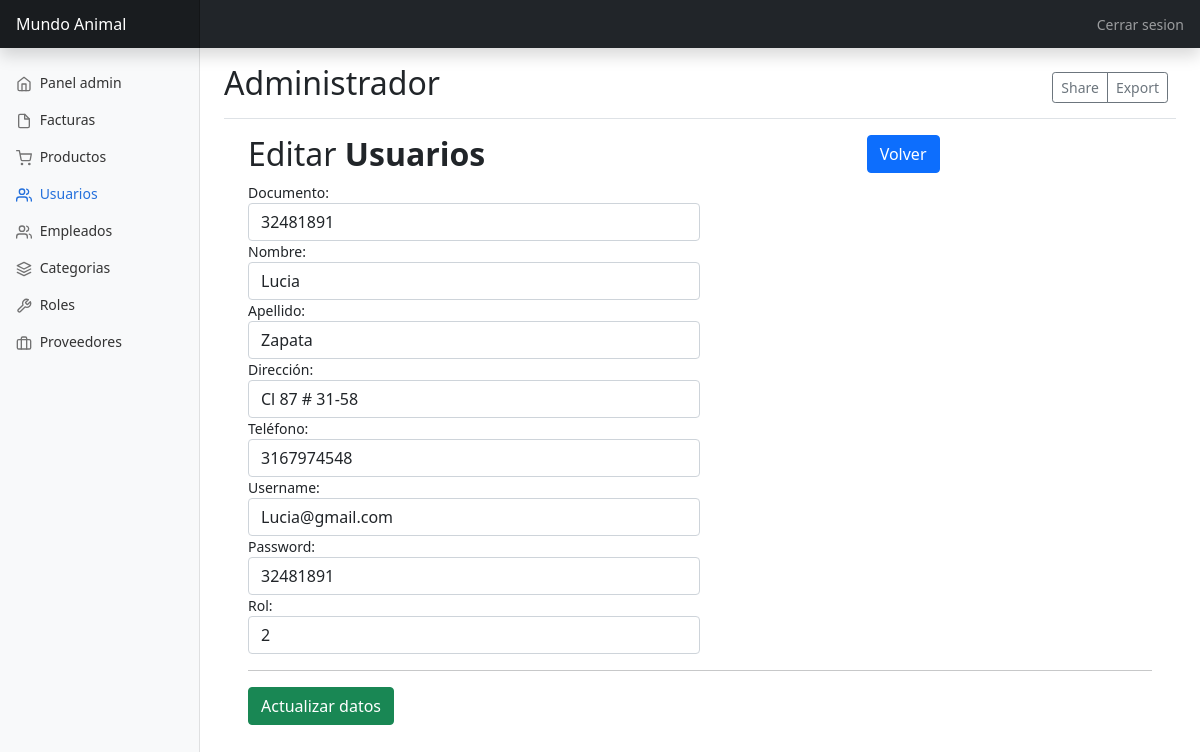
/crud/updateUser.php?documento=32481891, run on an earlier commit of the app's database.
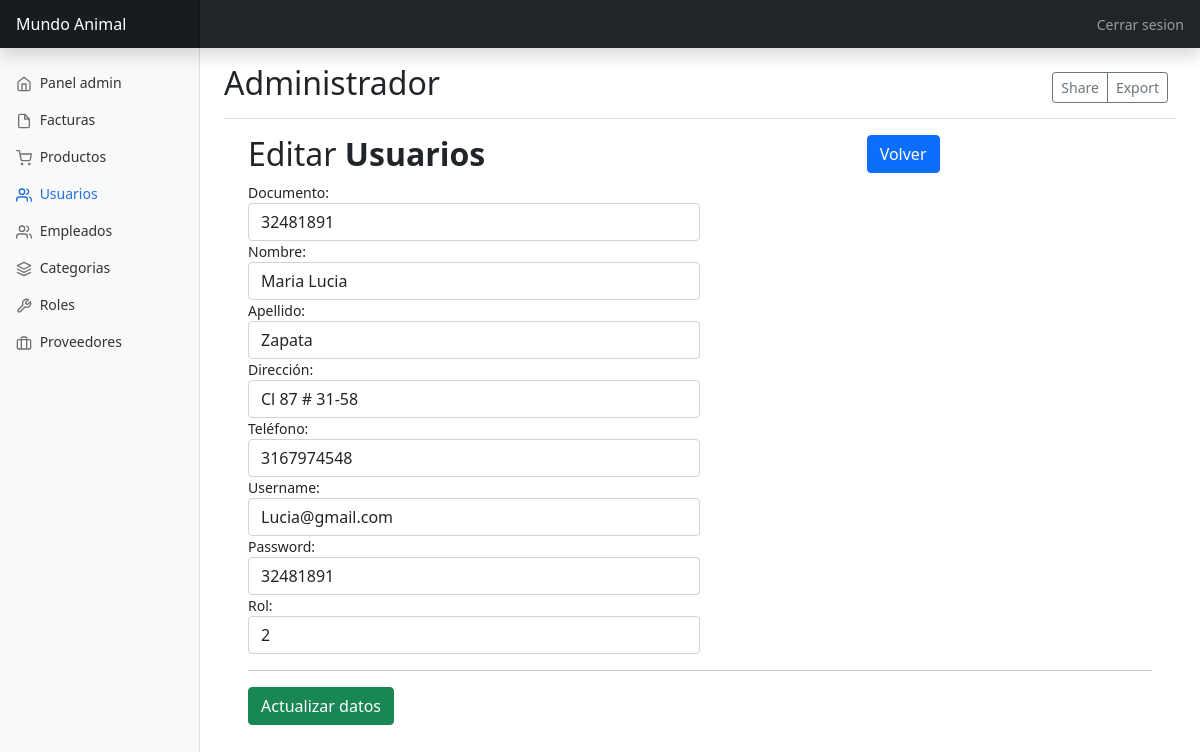
And on a later commit of the database.
### tables this page shows
CREATE TABLE usuarios (
  documento INT PRIMARY KEY NOT NULL,
  nombre VARCHAR(45) NOT NULL,
  apellido VARCHAR(45) NOT NULL,
  telefono VARCHAR(45) NOT NULL,
  direccion VARCHAR(45) NOT NULL,
  username VARCHAR(45) NOT NULL,
  password VARCHAR(45) NOT NULL,
  rol_id INT NOT NULL);

### db/database.php (called while the page is built, shortened)
<?php
	class Database{
		private $con;
		private $dbhost="localhost";
		private $dbuser="root";
		private $dbpass="Sena2020*";
		private $dbname="mundoanimal";
		public function connect_db(){
			$this->con = mysqli_connect($this->dbhost, $this->dbuser, $this->dbpass, $this->dbname);
		}
        public function single_record($documento){
			$sql = "SELECT * FROM usuarios where documento='$documento'";
			$res = mysqli_query($this->con, $sql);
				$return = mysqli_fetch_object($res );
					return $return ;
		}
}
?>

### crud/updateUser.php (the view, shortened to what the changed rows need)
<?php
if (isset($_GET['documento'])) {
  $documento = intval($_GET['documento']);
} else {
  header("location:user.php");
}
?>
<!doctype html>
<html lang="en">
<head>
  <link href="https://cdn.jsdelivr.net/npm/bootstrap@5.1.3/dist/css/bootstrap.min.css" rel="stylesheet">
  <link href="../css/dashboard.css" rel="stylesheet">
</head>
<body>
  <div class="container-fluid">
    <div class="row">
      <main class="col-md-9 ms-sm-auto col-lg-10 px-md-4">
        <div class="d-flex justify-content-between flex-wrap flex-md-nowrap align-items-center pt-3 pb-2 mb-3 border-bottom">
          <h1 class="h2">Administrador</h1>
        </div>
        <div class="container">
          <div class="table-wrapper">
            <div class="table-title">
              <div class="row">
                <div class="col-sm-8">
                  <h2>Editar <b>Usuarios</b></h2>
                </div>
              </div>
            </div>
            <?php
            include("../db/database.php");
            $clientes = new Database();
            ?>
            <?php
            $datos_cliente = $clientes->single_record($documento);
            ?>
            <div class="row">
              <form method="post">
                <div class="col-md-6">
                  <label>Documento:</label>
                  <input type="number" name="documento" id="documento" class='form-control' maxlength="15" required value="<?php echo $datos_cliente->documento; ?>">
                </div>
                <div class="col-md-6">
                  <label>Nombre:</label>
                  <input type="text" name="nombre" id="nombre" class='form-control' maxlength="100" required value="<?php echo $datos_cliente->nombre; ?>">
                </div>
                <div class="col-md-6">
                  <label>Apellido:</label>
                  <input type="text" name="apellido" id="apellido" class='form-control' maxlength="100" required value="<?php echo $datos_cliente->apellido; ?>">
                </div>
                <div class="col-md-6">
                  <label>Dirección:</label>
                  <input type="text" name="direccion" id="direccion" class='form-control' maxlength="100" required value="<?php echo $datos_cliente->direccion; ?>">
                </div>
                <div class="col-md-6">
                  <label>Teléfono:</label>
                  <input type="text" name="telefono" id="telefono" class='form-control' maxlength="15" required value="<?php echo $datos_cliente->telefono; ?>">
                </div>
                <div class="col-md-6">
                  <label>Username:</label>
                  <input type="email" name="username" id="username" class='form-control' maxlength="64" required value="<?php echo $datos_cliente->username; ?>">
                </div>
                <div class="col-md-6">
                  <label>Password:</label>
                  <input type="text" name="password" id="password" class='form-control' maxlength="64" required value="<?php echo $datos_cliente->password; ?>">
                </div>
                <div class="col-md-6">
                  <label>Rol:</label>
                  <input type="number" name="rol_id" id="rol_id" class='form-control' maxlength="64" required value="<?php echo $datos_cliente->rol_id; ?>">
                </div>
              </form>
            </div>
          </div>
        </div>
      </main>
    </div>
  </div>
</body>
</html>

What changed in the data, as far as the page shows it:
changed usuarios "Zapata": nombre "Lucia" → "Maria Lucia"
